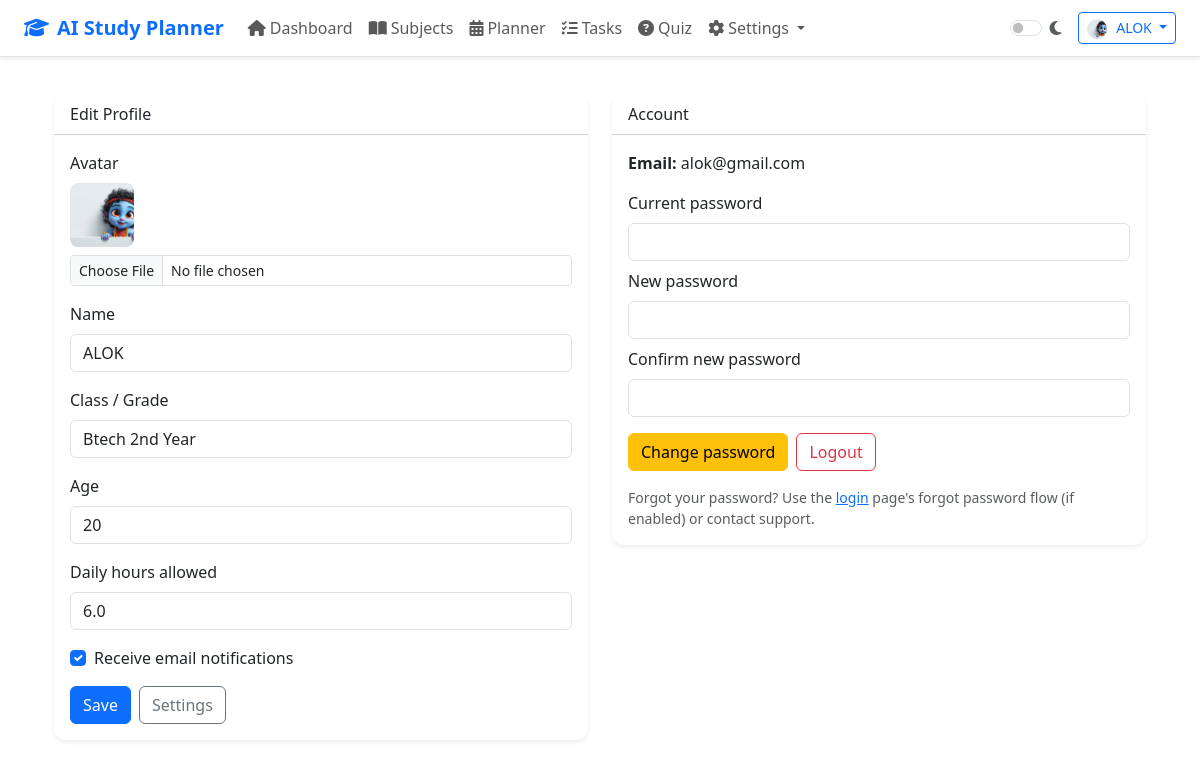
Screenshot of /profile (signed in) with the database file from the repository.
### tables this page shows
CREATE TABLE users (
            id         INTEGER PRIMARY KEY AUTOINCREMENT,
            name       TEXT    NOT NULL,
            email      TEXT    UNIQUE NOT NULL,
            password   TEXT    NOT NULL,
            created_at TIMESTAMP DEFAULT CURRENT_TIMESTAMP
        , daily_hours_allowed REAL DEFAULT 6.0, timer_focus INTEGER DEFAULT 25, timer_short INTEGER DEFAULT 5, timer_long INTEGER DEFAULT 15, timer_sessions_before_long INTEGER DEFAULT 4, timer_expanded INTEGER DEFAULT 0, class_name TEXT DEFAULT '', age INTEGER DEFAULT NULL, avatar TEXT DEFAULT '', receive_emails INTEGER DEFAULT 1);

### app.py (the view, shortened to what this page needs)
@app.route('/profile', methods=['GET', 'POST'])
@login_required
def profile():
    uid = session['user_id']
    conn = get_db()
    row = conn.execute('SELECT id, name, email, class_name, age, avatar, receive_emails, daily_hours_allowed FROM users WHERE id=?', (uid,)).fetchone()
    conn.close()
    user = dict(row) if row else {}
    return render_template('profile.html', user=user)

### app.py (called while the page is built)
def get_db():
    conn = sqlite3.connect(DATABASE)
    conn.row_factory = sqlite3.Row
    return conn

def login_required(f):
    @wraps(f)
    def decorated(*args, **kwargs):
        if "user_id" not in session:
            flash("Please login to continue.", "warning")
            return redirect(url_for("login"))
        return f(*args, **kwargs)
    return decorated

### templates/profile.html (shortened to what this page needs)
{% extends "base.html" %}
{% block content %}
<div class="container px-4 py-4">
  <div class="row">
    <div class="col-md-6">
      <div class="card border-0 shadow-sm mb-4">
        <div class="card-header bg-transparent">Edit Profile</div>
        <div class="card-body">
          <form method="POST" enctype="multipart/form-data">
              <div class="mb-3">
                <label class="form-label">Avatar</label>
                {% if user.avatar %}
                  <div class="mb-2"><img src="{{ url_for('static', filename='uploads/avatars/' ~ user.avatar) }}" style="width:64px;height:64px;border-radius:8px;object-fit:cover"></div>
                {% endif %}
                <input type="file" name="avatar" class="form-control form-control-sm">
            </div>
            <div class="mb-3">
              <label class="form-label">Name</label>
              <input type="text" name="name" class="form-control" value="{{ user.name }}" required>
            </div>
            <div class="mb-3">
              <label class="form-label">Class / Grade</label>
              <input type="text" name="class_name" class="form-control" value="{{ user.class_name or '' }}">
            </div>
            <div class="mb-3">
              <label class="form-label">Age</label>
              <input type="number" name="age" class="form-control" value="{{ user.age if user.age is not none else '' }}" min="1">
            </div>
            <div class="mb-3">
              <label class="form-label">Daily hours allowed</label>
              <input type="number" step="0.5" name="daily_hours" class="form-control" value="{{ user.daily_hours_allowed if user.daily_hours_allowed is defined else '' }}">
            </div>
            <div class="form-check mb-3">
              <input class="form-check-input" type="checkbox" name="receive_emails" id="receiveEmails" {% if user.receive_emails %}checked{% endif %}>
              <label class="form-check-label" for="receiveEmails">Receive email notifications</label>
            </div>
            <div class="d-flex gap-2">
              <button class="btn btn-primary" type="submit">Save</button>
              <a class="btn btn-outline-secondary" href="{{ url_for('settings') }}">Settings</a>
            </div>
          </form>
        </div>
      </div>
    </div>
    <div class="col-md-6">
      <div class="card border-0 shadow-sm mb-4">
        <div class="card-header bg-transparent">Account</div>
        <div class="card-body">
          <p><strong>Email:</strong> {{ user.email }}</p>
          <form method="POST" class="mb-3">
            <div class="mb-2">
              <label class="form-label">Current password</label>
              <input type="password" name="current_password" class="form-control">
            </div>
            <div class="mb-2">
              <label class="form-label">New password</label>
              <input type="password" name="new_password" class="form-control">
            </div>
            <div class="mb-3">
              <label class="form-label">Confirm new password</label>
              <input type="password" name="confirm_password" class="form-control">
            </div>
            <div class="d-flex gap-2">
              <button class="btn btn-warning" type="submit">Change password</button>
              <a class="btn btn-outline-danger" href="{{ url_for('logout') }}">Logout</a>
            </div>
          </form>
          <div class="mt-3 small text-muted">
            Forgot your password? Use the <a href="{{ url_for('login') }}">login</a> page's forgot password flow (if enabled) or contact support.
          </div>
        </div>
      </div>
    </div>
  </div>
</div>
{% endblock %}

### templates/base.html (shortened to what this page needs)
<!DOCTYPE html>
<html lang="en" data-bs-theme="light">
<head>
  <link rel="stylesheet"
        href="https://cdn.jsdelivr.net/npm/bootstrap@5.3.2/dist/css/bootstrap.min.css" />
  <link rel="stylesheet"
        href="https://cdnjs.cloudflare.com/ajax/libs/font-awesome/6.5.0/css/all.min.css" />
  <link rel="stylesheet" href="{{ url_for('static', filename='css/style.css') }}" />
</head>
<body>
  <nav class="navbar navbar-expand-lg fixed-top shadow-sm" id="mainNav">
    <div class="container-fluid px-4">
      <a class="navbar-brand fw-bold text-primary" href="{{ url_for('dashboard') }}">
        <i class="fas fa-graduation-cap me-2"></i>AI Study Planner
      </a>
      <div class="collapse navbar-collapse" id="navMenu">
        <ul class="navbar-nav me-auto mb-2 mb-lg-0">
          <li class="nav-item">
            <a class="nav-link {% if request.endpoint == 'dashboard' %}active{% endif %}"
               href="{{ url_for('dashboard') }}">
              <i class="fas fa-home me-1"></i>Dashboard
            </a>
          </li>
          <li class="nav-item">
            <a class="nav-link {% if request.endpoint == 'subjects' %}active{% endif %}"
               href="{{ url_for('subjects') }}">
              <i class="fas fa-book-open me-1"></i>Subjects
            </a>
          </li>
          <li class="nav-item">
            <a class="nav-link {% if request.endpoint == 'planner' %}active{% endif %}"
               href="{{ url_for('planner') }}">
              <i class="fas fa-calendar-alt me-1"></i>Planner
            </a>
          </li>
          <li class="nav-item">
            <a class="nav-link {% if request.endpoint == 'tasks' %}active{% endif %}"
               href="{{ url_for('tasks') }}">
              <i class="fas fa-tasks me-1"></i>Tasks
            </a>
          </li>
          <li class="nav-item">
            <a class="nav-link {% if request.endpoint == 'quiz' %}active{% endif %}"
               href="{{ url_for('quiz') }}">
              <i class="fas fa-circle-question me-1"></i>Quiz
            </a>
          </li>
          <li class="nav-item dropdown">
            <a class="nav-link dropdown-toggle {% if request.endpoint in ['settings','manage_data'] %}active{% endif %}"
               href="#" role="button" data-bs-toggle="dropdown" aria-expanded="false">
              <i class="fas fa-cog me-1"></i>Settings
            </a>
          </li>
        </ul>
        <div class="d-flex align-items-center gap-3">
          <div class="form-check form-switch mb-0" title="Toggle dark mode">
            <input class="form-check-input" type="checkbox" id="darkToggle" role="switch" />
            <label class="form-check-label text-muted" for="darkToggle">
              <i class="fas fa-moon"></i>
            </label>
          </div>
          <div class="dropdown">
            <button class="btn btn-outline-primary btn-sm dropdown-toggle"
                    data-bs-toggle="dropdown" aria-expanded="false">
              {% if session.user_avatar %}
                <img src="{{ url_for('static', filename='uploads/avatars/' ~ session.user_avatar) }}" alt="avatar" style="width:20px;height:20px;border-radius:50%;object-fit:cover;margin-right:6px;">
              {% else %}
                <i class="fas fa-user-circle me-1"></i>
              {% endif %}
              {{ session.user_name }}
            </button>
          </div>
        </div>
      </div>
    </div>
  </nav>
  <main class="main-content">
    {% block content %}{% endblock %}
  </main>
</body>
</html>

### static/css/style.css (style rules this page uses)
body { min-height: 100vh; }
.main-content { padding-top: 70px; min-height: 100vh; }
#mainNav { background-color: var(--bs-body-bg); border-bottom: 1px solid var(--bs-border-color); transition: background-color 0.3s; }
html { transition: background-color 0.3s, color 0.3s; }
.card { border-radius: 12px; }

### rows the page displays
users: user_name "ALOK", avatar (picture), name "ALOK", class_name "Btech 2nd Year", age "20", daily_hours "6.0", receive_emails "☑", email "alok@gmail.com"
